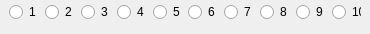
                              <widget class="QWidget" name="flvTracks">
                               <widget class="QWidget" name="horizontalLayoutWidget">
                                <property name="geometry">
                                 <rect>
                                  <x>9</x>
                                  <y>0</y>
                                  <width>352</width>
                                  <height>25</height>
                                 </rect>
                                </property>
                                <layout class="QHBoxLayout" name="horizontalLayout_24">
                                 <item>
                                  <widget class="QRadioButton" name="flvTrack1">
                                   <property name="text">
                                    <string>1</string>
                                   </property>
                                  </widget>
                                 </item>
                                 <item>
                                  <widget class="QRadioButton" name="flvTrack2">
                                   <property name="text">
                                    <string>2</string>
                                   </property>
                                  </widget>
                                 </item>
                                 <item>
                                  <widget class="QRadioButton" name="flvTrack3">
                                   <property name="text">
                                    <string>3</string>
                                   </property>
                                  </widget>
                                 </item>
                                 <item>
                                  <widget class="QRadioButton" name="flvTrack4">
                                   <property name="text">
                                    <string>4</string>
                                   </property>
                                  </widget>
                                 </item>
                                 <item>
                                  <widget class="QRadioButton" name="flvTrack5">
                                   <property name="text">
                                    <string>5</string>
                                   </property>
                                  </widget>
                                 </item>
                                 <item>
                                  <widget class="QRadioButton" name="flvTrack6">
                                   <property name="text">
                                    <string>6</string>
                                   </property>
                                  </widget>
                                 </item>
                                 <item>
                                  <widget class="QRadioButton" name="flvTrack7">
                                   <property name="text">
                                    <string>7</string>
                                   </property>
                                  </widget>
                                 </item>
                                 <item>
                                  <widget class="QRadioButton" name="flvTrack8">
                                   <property name="text">
                                    <string>8</string>
                                   </property>
                                  </widget>
                                 </item>
                                 <item>
                                  <widget class="QRadioButton" name="flvTrack9">
                                   <property name="text">
                                    <string>9</string>
                                   </property>
                                  </widget>
                                 </item>
                                 <item>
                                  <widget class="QRadioButton" name="flvTrack10">
                                   <property name="text">
                                    <string>10</string>
                                   </property>
                                  </widget>
                                 </item>
                                </layout>
                               </widget>
                              </widget>
